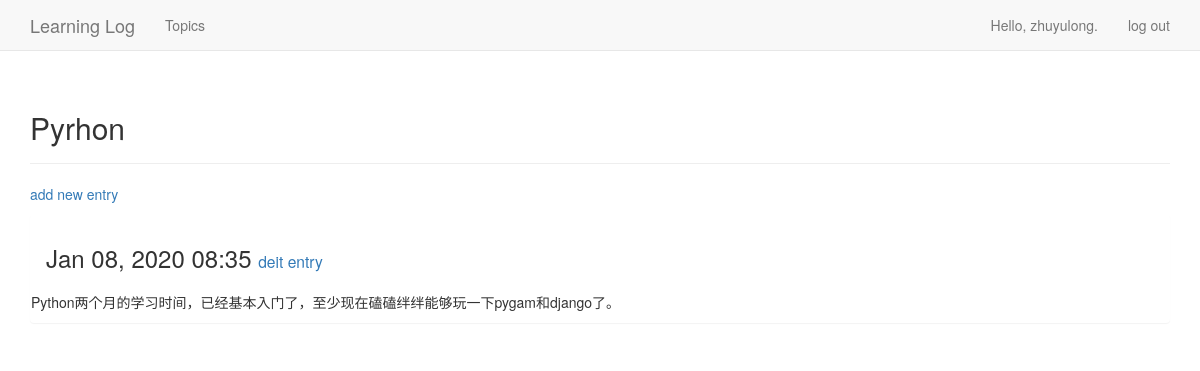
Screenshot of /topics/5/ (signed in) with the database file from the repository.
### learning_logs/models.py (models this page shows, shortened)
class Topic(models.Model):
    text = models.CharField(max_length=200)
    date_added = models.DateTimeField(auto_now_add=True)
    owner = models.ForeignKey(User,on_delete=models.CASCADE)
    def __str__(self):
        return self.text

class Entry(models.Model):
    topic = models.ForeignKey(Topic,on_delete=models.CASCADE)
    text = models.TextField()
    date_added = models.DateTimeField(auto_now_add=True)
    class Meta:
        verbose_name_plural = 'entries'

### learning_logs/views.py (the view)
# urls.py: url(r'^topics/(?P<topic_id>\d+)/$', views.topic, name='topic'),
@login_required
def topic(request, topic_id):
    topic= Topic.objects.get(id=topic_id)
    if topic.owner != request.user:
        raise Http404
    entries = topic.entry_set.order_by('-date_added')
    context = {'topic': topic, 'entries': entries}
    return render(request, 'learning_logs/topic.html', context)

### learning_logs/templates/learning_logs/topic.html (shortened to what this page needs)
{% extends "learning_logs/base.html" %}
{% block header %}
  <h2>{{ topic }}</h2>
{% endblock header %}
{% block content %}
  <P>
    <a href="{% url 'learning_logs:new_entry' topic.id %}">add new entry</a>
  </P>
  {% for entry in entries %}
    <div class="panel panel_default">
      <div class="panel-heading">
        <h3>
          {{ entry.date_added|date:'M d, Y H:i' }}
          <small>
            <a href="{% url 'learning_logs:edit_entry' entry.id %}">
              deit entry</a>
          </small>
        </h3>
      </div>
      <div class="panel_body">
          {{ entry.text|linebreaks }}
      </div>
    </div>
  {% empty %}
    There are no entries for this topic yet.
  {% endfor %}
{% endblock content %}

### learning_logs/templates/learning_logs/base.html (shortened to what this page needs)
{% load bootstrap3 %}
<!DOCTYPE html>
<html lang="en">
  <head>
    {% bootstrap_css %}
  </head>
  <body>
    <nav class="navbar navbar-default navbar-static-top">
      <div class="container">
        <div class="navbar-header">
          <a class="navbar-brand" href="{% url 'learning_logs:index' %}">
          Learning Log</a>
        </div>
        <div id="navbar" class="navbar-collapse collapse">
          <ul class="nav navbar-nav">
            <li><a href="{% url 'learning_logs:topics' %}">Topics</a></li>
          </ul>
          <ul class="nav navbar-nav navbar-right">
            {% if user.is_authenticated %}
              <li><a>Hello, {{ user.username }}.</a></li>
              <li><a href="{% url 'users:logout' %}">log out</a></li>
            {% else %}
              <li><a href="{% url 'users:register' %}">register</a></li>
              <li><a href="{% url 'users:login' %}">log in</a></li>
            {% endif %}
          </ul>
        </div>
      </div>
    </nav>
    <div class="container">
      <div class="page-header">
        {% block header %}{% endblock header %}
      </div>
      <div>
        {% block content %}{% endblock content %}
      </div>
    </div>
  </body>
</html>

### rows the page displays
Topic: text "Pyrhon"
Entry: date_added "Jan 08, 2020 08:35", text "Python两个月的学习时间，已经基本入门了，至少现在磕磕绊绊能够玩一下pygam和django了。"

### other values shown
{{ user.username }} "zhuyulong"
